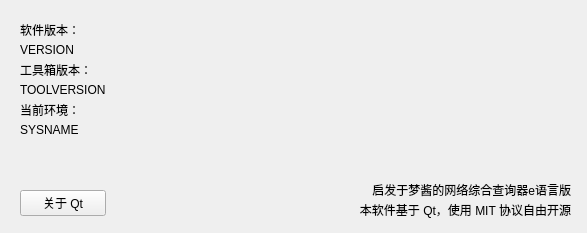
<?xml version="1.0" encoding="UTF-8"?>
<ui version="4.0">
 <class>about</class>
 <widget class="QWidget" name="about">
  <property name="geometry">
   <rect>
    <x>0</x>
    <y>0</y>
    <width>587</width>
    <height>233</height>
   </rect>
  </property>
  <property name="windowTitle">
   <string>关于 Cipher Tools</string>
  </property>
  <widget class="QLabel" name="inspried">
   <property name="geometry">
    <rect>
     <x>350</x>
     <y>180</y>
     <width>221</width>
     <height>20</height>
    </rect>
   </property>
   <property name="text">
    <string>启发于梦酱的网络综合查询器e语言版</string>
   </property>
   <property name="alignment">
    <set>Qt::AlignmentFlag::AlignRight|Qt::AlignmentFlag::AlignTrailing|Qt::AlignmentFlag::AlignVCenter</set>
   </property>
  </widget>
  <widget class="QLabel" name="oss_license">
   <property name="geometry">
    <rect>
     <x>320</x>
     <y>200</y>
     <width>251</width>
     <height>20</height>
    </rect>
   </property>
   <property name="text">
    <string>本软件基于 Qt，使用 MIT 协议自由开源</string>
   </property>
   <property name="alignment">
    <set>Qt::AlignmentFlag::AlignRight|Qt::AlignmentFlag::AlignTrailing|Qt::AlignmentFlag::AlignVCenter</set>
   </property>
  </widget>
  <widget class="QLabel" name="qticon">
   <property name="geometry">
    <rect>
     <x>110</x>
     <y>180</y>
     <width>50</width>
     <height>35</height>
    </rect>
   </property>
   <property name="sizePolicy">
    <sizepolicy hsizetype="Expanding" vsizetype="Expanding">
     <horstretch>0</horstretch>
     <verstretch>0</verstretch>
    </sizepolicy>
   </property>
   <property name="mouseTracking">
    <bool>false</bool>
   </property>
   <property name="text">
    <string/>
   </property>
   <property name="pixmap">
    <pixmap resource="Resource.qrc">:/Resource/qt.png</pixmap>
   </property>
   <property name="scaledContents">
    <bool>true</bool>
   </property>
  </widget>
  <widget class="QLabel" name="env_table">
   <property name="geometry">
    <rect>
     <x>20</x>
     <y>100</y>
     <width>91</width>
     <height>19</height>
    </rect>
   </property>
   <property name="text">
    <string>当前环境：</string>
   </property>
  </widget>
  <widget class="QLabel" name="env">
   <property name="geometry">
    <rect>
     <x>20</x>
     <y>120</y>
     <width>361</width>
     <height>19</height>
    </rect>
   </property>
   <property name="text">
    <string>SYSNAME</string>
   </property>
  </widget>
  <widget class="QLabel" name="softver">
   <property name="geometry">
    <rect>
     <x>20</x>
     <y>20</y>
     <width>61</width>
     <height>19</height>
    </rect>
   </property>
   <property name="text">
    <string>软件版本：</string>
   </property>
  </widget>
  <widget class="QLabel" name="softver_info">
   <property name="geometry">
    <rect>
     <x>20</x>
     <y>40</y>
     <width>361</width>
     <height>19</height>
    </rect>
   </property>
   <property name="text">
    <string>VERSION</string>
   </property>
  </widget>
  <widget class="QLabel" name="toolversion">
   <property name="geometry">
    <rect>
     <x>20</x>
     <y>80</y>
     <width>361</width>
     <height>19</height>
    </rect>
   </property>
   <property name="text">
    <string>TOOLVERSION</string>
   </property>
  </widget>
  <widget class="QLabel" name="toolver">
   <property name="geometry">
    <rect>
     <x>20</x>
     <y>60</y>
     <width>81</width>
     <height>19</height>
    </rect>
   </property>
   <property name="text">
    <string>工具箱版本：</string>
   </property>
  </widget>
  <widget class="QPushButton" name="aboutqt">
   <property name="geometry">
    <rect>
     <x>20</x>
     <y>190</y>
     <width>86</width>
     <height>26</height>
    </rect>
   </property>
   <property name="text">
    <string>关于 Qt</string>
   </property>
  </widget>
  <widget class="QLabel" name="label">
   <property name="geometry">
    <rect>
     <x>480</x>
     <y>10</y>
     <width>100</width>
     <height>120</height>
    </rect>
   </property>
   <property name="sizePolicy">
    <sizepolicy hsizetype="MinimumExpanding" vsizetype="MinimumExpanding">
     <horstretch>0</horstretch>
     <verstretch>0</verstretch>
    </sizepolicy>
   </property>
   <property name="maximumSize">
    <size>
     <width>100</width>
     <height>120</height>
    </size>
   </property>
   <property name="text">
    <string/>
   </property>
   <property name="pixmap">
    <pixmap resource="Resource.qrc">:/Resource/CipherTools_NameIco.png</pixmap>
   </property>
   <property name="scaledContents">
    <bool>true</bool>
   </property>
  </widget>
 </widget>
 <resources>
  <include location="Resource.qrc"/>
 </resources>
 <connections/>
</ui>
